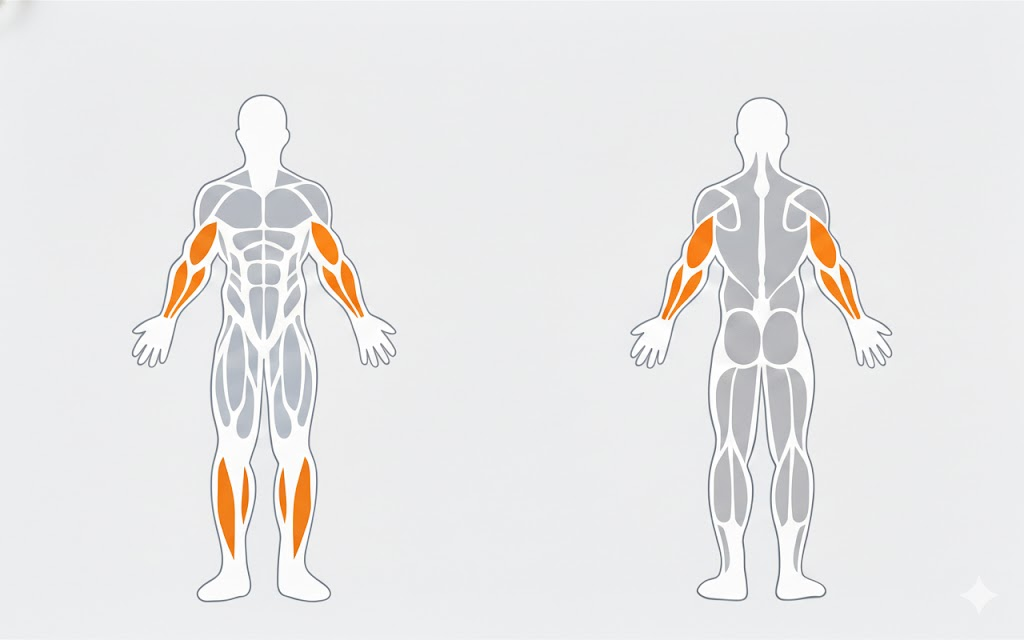
#> input picture docs/assets/body.jpg, 1024 x 640 px
$ python body-image-to-svg.py
#> lines starting #> are read from the running program, lines starting #| are printed output that depends on the picture; after the words box and inside, x2 and y2 are one past the last pixel; in counts of white or black regions, pixels touching at a corner belong together
#> in main, img is the input picture: shape (640, 1024, 3); mean B, G, R 232.3, 232.2, 233
#!/usr/bin/env python3
"""
将人体肌肉示意图 (body.jpg) 按边缘提取为无填充的 SVG 路径。

流程：
  1. 灰度化 → Canny 边缘检测得到二值边缘图
  2. 对边缘图做 findContours 得到每一个连通轮廓
  3. 对每个轮廓按采样率（每隔 N 个点取一点）采样，得到有序点列
  4. 每个连通轮廓输出为一条 <path>，仅描边、不保留颜色

依赖: pip install -r scripts/requirements-body-to-svg.txt
用法: 在项目根目录执行 python scripts/body-image-to-svg.py
"""

from pathlib import Path
import sys

try:
    import cv2
    import numpy as np
except ImportError:
    print("请先安装依赖: pip install -r scripts/requirements-body-to-svg.txt")
    sys.exit(1)

# 项目路径
ROOT = Path(__file__).resolve().parent.parent
SRC_IMAGE = ROOT / "docs" / "assets" / "body.jpg"
OUT_SVG = ROOT / "docs" / "assets" / "body.svg"

# Canny 阈值（可调）
CANNY_LOW = 50
CANNY_HIGH = 150

# 轮廓点采样：每隔 sample_step 个点取 1 个（1=不采样，2=取一半，3=取 1/3…）
SAMPLE_STEP = 2

# 忽略周长过小的轮廓（像素）
MIN_PERIMETER = 10


def canny_edges(gray, low=CANNY_LOW, high=CANNY_HIGH, blur_ksize=(3, 3)):
    """灰度图 → 高斯模糊 → Canny → 二值边缘图。"""
#> called with low = 50, high = 150, blur_ksize = (3, 3)
    if blur_ksize:
        gray = cv2.GaussianBlur(gray, blur_ksize, 0)
    edges = cv2.Canny(gray, low, high)
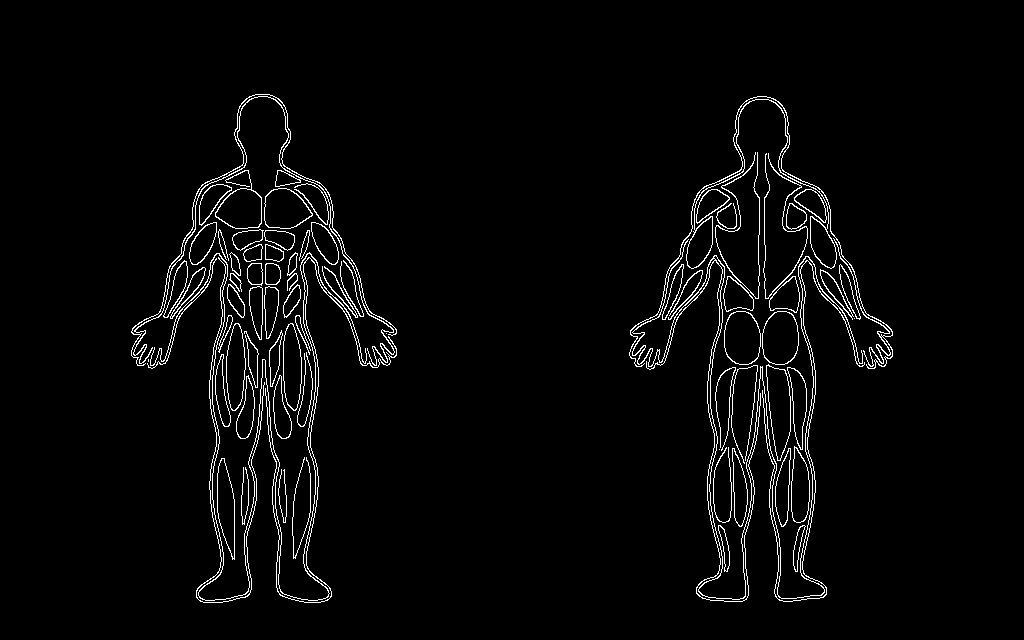
#> edges: shape (640, 1024); 2.9% white in thin lines or dots, all inside (x1, y1, x2, y2) = (131, 94, 893, 603)
    return edges


def get_connected_contours(edges):
    """
    在 Canny 二值图上用 findContours 获取每一个连通轮廓。
    返回 list of ndarray，每个为 (N, 1, 2) 的点序列。
    """
    contours, _ = cv2.findContours(
        edges,
        cv2.RETR_LIST,
        cv2.CHAIN_APPROX_SIMPLE,
    )
#> contours = 131 contours, 25 with area under 20; largest, box (x1, y1, x2, y2) and area: (686, 99, 837, 269) 1786, (724, 311, 761, 365) 1598, (762, 311, 799, 365) 1593, (766, 364, 791, 461) 1592, (766, 365, 791, 461) 1584
    return contours


def sample_contour_points(contour, step):
    """
    对轮廓点按步长采样，保持顺序。
    contour: (N, 1, 2)；step: 每隔 step 个取 1 个（1 表示全保留）。
    """
    pts = contour.reshape(-1, 2)
    n = len(pts)
    if n < 3:
        return pts
    step = max(1, int(step))
    indices = list(range(0, n, step))
    if indices[-1] != n - 1:
        indices.append(n - 1)  # 保证闭合：保留最后一个点
    return pts[indices]


def contour_to_path_d(contour, sample_step=1):
    """
    一个轮廓 → 采样后的点 → SVG path 的 d 字符串（M x y L x y ... Z）。
    """
    pts = sample_contour_points(contour, sample_step)
    if len(pts) < 2:
        return None
    parts = [f"M {pts[0][0]:.1f} {pts[0][1]:.1f}"]
    for i in range(1, len(pts)):
        parts.append(f"L {pts[i][0]:.1f} {pts[i][1]:.1f}")
    parts.append("Z")
    return " ".join(parts)


def build_svg_paths_from_edges(edges, sample_step=SAMPLE_STEP, min_perimeter=MIN_PERIMETER):
    """
    从 Canny 边缘图得到所有连通轮廓，采样后转为 SVG path 的 d 列表。
    """
    contours = get_connected_contours(edges)
    paths = []
    for cnt in contours:
        if len(cnt) < 3:
            continue
        peri = cv2.arcLength(cnt, True)
        if peri < min_perimeter:
            continue
        d = contour_to_path_d(cnt, sample_step)
        if d:
            paths.append(d)
#> this loop made 131 passes
#> peri on passes 1, 2, 3, 4, 5, 6, 7, 8, 9, 10, 11, 13: 103.1, 101.9, 104.9, 105.7, 224.8, 237.9, 214.7, 219.8, 432.2, 168.4, 168.4, 167.8
#> peri on passes 28, 46, 47, 61, 62, 63: 7.66, 7.66, 7.66, 82.43, 113.2, 112.6
#> after the loop, paths = 121 items
    return paths


def main():
    if not SRC_IMAGE.exists():
        print(f"未找到源图像: {SRC_IMAGE}")
        sys.exit(1)

    img = cv2.imread(str(SRC_IMAGE))
    if img is None:
        print("无法读取图像，请检查格式与路径。")
        sys.exit(1)

    gray = cv2.cvtColor(img, cv2.COLOR_BGR2GRAY)
    edges = canny_edges(gray)
    paths = build_svg_paths_from_edges(edges, sample_step=SAMPLE_STEP, min_perimeter=MIN_PERIMETER)
#> paths = 121 items

    h, w = img.shape[:2]
#> h = 640; w = 1024

    path_elements = "\n".join(
        f'  <path fill="none" stroke="black" stroke-width="1" d="{d}"/>'
        for d in paths
    )

    svg = f'''<?xml version="1.0" encoding="UTF-8"?>
<svg xmlns="http://www.w3.org/2000/svg" viewBox="0 0 {w} {h}" width="{w}" height="{h}">
  <title>人体肌肉示意图 - 轮廓</title>
  <desc>由 body.jpg 经 Canny 边缘检测与连通轮廓采样得到的矢量路径，无颜色。</desc>
{path_elements}
</svg>
'''

    OUT_SVG.parent.mkdir(parents=True, exist_ok=True)
    OUT_SVG.write_text(svg, encoding="utf-8")
    print(f"已生成: {OUT_SVG}（共 {len(paths)} 条 path）")
#| 已生成: docs/assets/body.svg（共 121 条 path）


if __name__ == "__main__":
    main()
